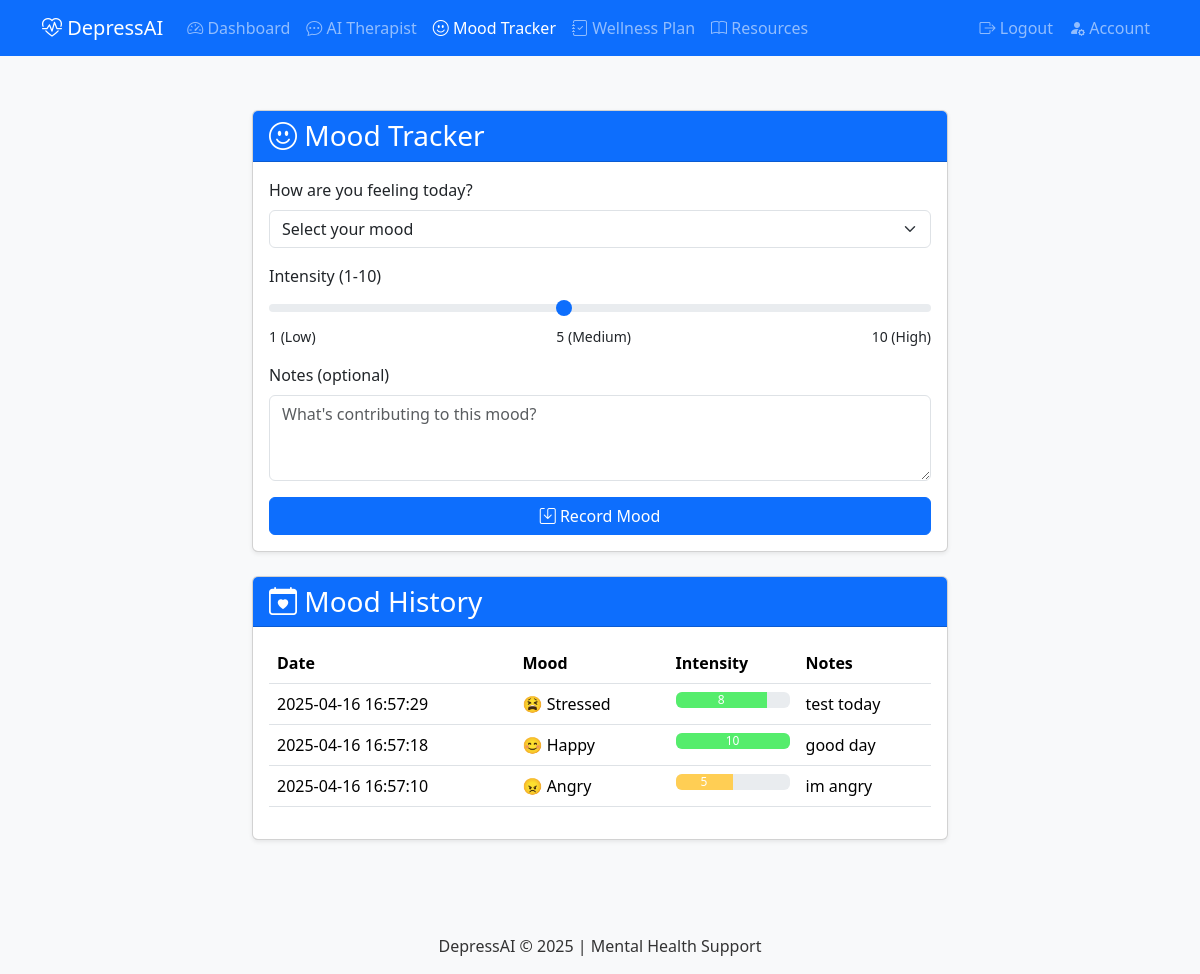
/moodtracker (signed in), run on the app's committed database.
### tables this page shows
CREATE TABLE moods (
                id INTEGER PRIMARY KEY AUTOINCREMENT,
                user_id INTEGER NOT NULL,
                mood TEXT NOT NULL,
                description TEXT,
                intensity INTEGER DEFAULT 5,
                created_at TIMESTAMP DEFAULT CURRENT_TIMESTAMP,
                FOREIGN KEY (user_id) REFERENCES users (id)
            );

### project.py (the view, shortened to what this page needs)
@app.route('/moodtracker', methods=['GET', 'POST'])
def moodtracker():
    if 'user_id' not in session:
        return redirect(url_for('login'))
    conn = __get_db_connection()
    mood_history = conn.execute(
        'SELECT * FROM moods WHERE user_id = ? ORDER BY created_at DESC',
        (session['user_id'],)
    ).fetchall()
    conn.close()
    return render_template('moodtracker.html', mood_history=mood_history)

### project.py (called while the page is built)
def __get_db_connection():
    conn = sqlite3.connect('database.db')
    conn.row_factory = sqlite3.Row
    return conn

### templates/moodtracker.html (shortened to what this page needs)
{% extends "base.html" %}
{% block content %}
<div class="row">
    <div class="col-md-8 mx-auto">
        <div class="card shadow-sm mb-4">
            <div class="card-header bg-primary text-white">
                <h3 class="mb-0"><i class="bi bi-emoji-smile"></i> Mood Tracker</h3>
            </div>
            <div class="card-body">
                <form method="POST">
                    <div class="mb-3">
                        <label for="mood" class="form-label">How are you feeling today?</label>
                        <select class="form-select" id="mood" name="mood" required>
                            <option value="" selected disabled>Select your mood</option>
                        </select>
                    </div>
                    <div class="mb-3">
                        <label for="intensity" class="form-label">Intensity (1-10)</label>
                        <input type="range" class="form-range" min="1" max="10" id="intensity" name="intensity" value="5">
                        <div class="d-flex justify-content-between">
                            <small>1 (Low)</small>
                            <small>5 (Medium)</small>
                            <small>10 (High)</small>
                        </div>
                    </div>
                    <div class="mb-3">
                        <label for="description" class="form-label">Notes (optional)</label>
                        <textarea class="form-control" id="description" name="description" rows="3" placeholder="What's contributing to this mood?"></textarea>
                    </div>
                    <button type="submit" class="btn btn-primary w-100">
                        <i class="bi bi-save"></i> Record Mood
                    </button>
                </form>
            </div>
        </div>
        <div class="card shadow-sm">
            <div class="card-header bg-primary text-white">
                <h3 class="mb-0"><i class="bi bi-calendar-heart"></i> Mood History</h3>
            </div>
            <div class="card-body">
                {% if mood_history %}
                    <div class="table-responsive">
                        <table class="table">
                            <thead>
                                <tr>
                                    <th>Date</th>
                                    <th>Mood</th>
                                    <th>Intensity</th>
                                    <th>Notes</th>
                                </tr>
                            </thead>
<tbody>
    {% for entry in mood_history %}
    <tr>
        <td>{{ entry.created_at }}</td>
        <td>
            {% if entry.mood == 'Happy' %}😊
            {% elif entry.mood == 'Sad' %}😢
            {% elif entry.mood == 'Angry' %}😠
            {% elif entry.mood == 'Anxious' %}😰
            {% elif entry.mood == 'Stressed' %}😫
            {% elif entry.mood == 'Calm' %}😌
            {% elif entry.mood == 'Excited' %}🤩
            {% elif entry.mood == 'Tired' %}😴
            {% else %}😐{% endif %}
            {{ entry.mood }}
        </td>
        <td>
            <div class="progress">
                <div class="progress-bar
                    {% if entry.intensity <= 3 %}bg-success
                    {% elif entry.intensity <= 7 %}bg-warning
                    {% else %}bg-danger
                    {% endif %}"
                    role="progressbar"
                    style="width: {{ entry.intensity * 10 }}%"
                    aria-valuenow="{{ entry.intensity }}"
                    aria-valuemin="1"
                    aria-valuemax="10">
                    {{ entry.intensity }}
                </div>
            </div>
        </td>
        <td>{{ entry.description or '-' }}</td>
    </tr>
    {% endfor %}
</tbody>
                        </table>
                    </div>
                {% else %}
                    <div class="text-center py-4 text-muted">
                        <i class="bi bi-emoji-frown display-4"></i>
                        <p class="mt-3">No mood entries yet. Record your first mood above!</p>
                    </div>
                {% endif %}
            </div>
        </div>
    </div>
</div>
{% endblock %}

### templates/base.html (shortened to what this page needs)
<!DOCTYPE html>
<html lang="en">
<head>
    <link rel="stylesheet" href="https://cdn.jsdelivr.net/npm/bootstrap@5.3.3/dist/css/bootstrap.min.css">
    <link rel="stylesheet" href="https://cdn.jsdelivr.net/npm/bootstrap-icons@1.11.3/font/bootstrap-icons.min.css">
    <link rel="stylesheet" href="{{ url_for('static', filename='styles.css') }}">
</head>
<body>
    <nav class="navbar navbar-expand-md navbar-dark bg-primary">
        <div class="container">
            <a class="navbar-brand" href="{{ url_for('dashboard') }}">
                <i class="bi bi-heart-pulse"></i> DepressAI
            </a>
            <div class="collapse navbar-collapse" id="navbarNav">
                <ul class="navbar-nav me-auto">
                    <li class="nav-item">
                        <a class="nav-link {% if request.path == url_for('dashboard') %}active{% endif %}" href="{{ url_for('dashboard') }}">
                            <i class="bi bi-speedometer2"></i> Dashboard
                        </a>
                    </li>
                    <li class="nav-item">
                        <a class="nav-link {% if request.path == url_for('chat') %}active{% endif %}" href="{{ url_for('chat') }}">
                            <i class="bi bi-chat-dots"></i> AI Therapist
                        </a>
                    </li>
                    <li class="nav-item">
                        <a class="nav-link {% if request.path == url_for('moodtracker') %}active{% endif %}" href="{{ url_for('moodtracker') }}">
                            <i class="bi bi-emoji-smile"></i> Mood Tracker
                        </a>
                    </li>
                    <li class="nav-item">
                        <a class="nav-link {% if request.path == url_for('wellness') %}active{% endif %}" href="{{ url_for('wellness') }}">
                            <i class="bi bi-journal-check"></i> Wellness Plan
                        </a>
                    </li>
                    <li class="nav-item">
                        <a class="nav-link {% if request.path == url_for('resources') %}active{% endif %}" href="{{ url_for('resources') }}">
                            <i class="bi bi-book"></i> Resources
                        </a>
                    </li>
                </ul>
                <ul class="navbar-nav">
                    <li class="nav-item">
                        <a class="nav-link" href="{{ url_for('logout') }}">
                            <i class="bi bi-box-arrow-right"></i> Logout
                        </a>
                    </li>
                    <li class="nav-item">
                        <a class="nav-link" href="{{ url_for('account') }}">
                            <i class="bi bi-person-fill-gear"></i> Account
                        </a>
                    </li>
                </ul>
            </div>
        </div>
    </nav>
    <div class="container my-4">
        {% block content %}{% endblock %}
    </div>
    <footer class="bg-light text-center py-3 mt-4">
        <div class="container">
            <p class="mb-0">DepressAI &copy; 2025 | Mental Health Support</p>
        </div>
    </footer>
</body>
</html>

### static/styles.css (style rules this page uses)
:root { --primary: #4a89dc; --primary-dark: #3a70c2; --secondary: #a0d468; --danger: #ed5565; --warning: #ffce54; --info: #5d9cec; --light: #f5f7fa; --dark: #434a54; }
body { font-family: 'Segoe UI', Tahoma, Geneva, Verdana, sans-serif; background-color: #f8f9fa; color: #333; min-height: 100vh; display: flex; flex-direction: column; }
.progress-bar.bg-warning { background-color: #ffce54 !important; }
.progress-bar.bg-danger { background-color: #55ed6c !important; }
.card { transition: transform 0.3s, box-shadow 0.3s; }
.row { padding: 30px; }

### data on the page
moods: created_at "2025-04-16 16:57:29", mood "Stressed", intensity "8", description "test today"
moods: created_at "2025-04-16 16:57:18", mood "Happy", intensity "10", description "good day"
moods: created_at "2025-04-16 16:57:10", mood "Angry", intensity "5", description "im angry"
